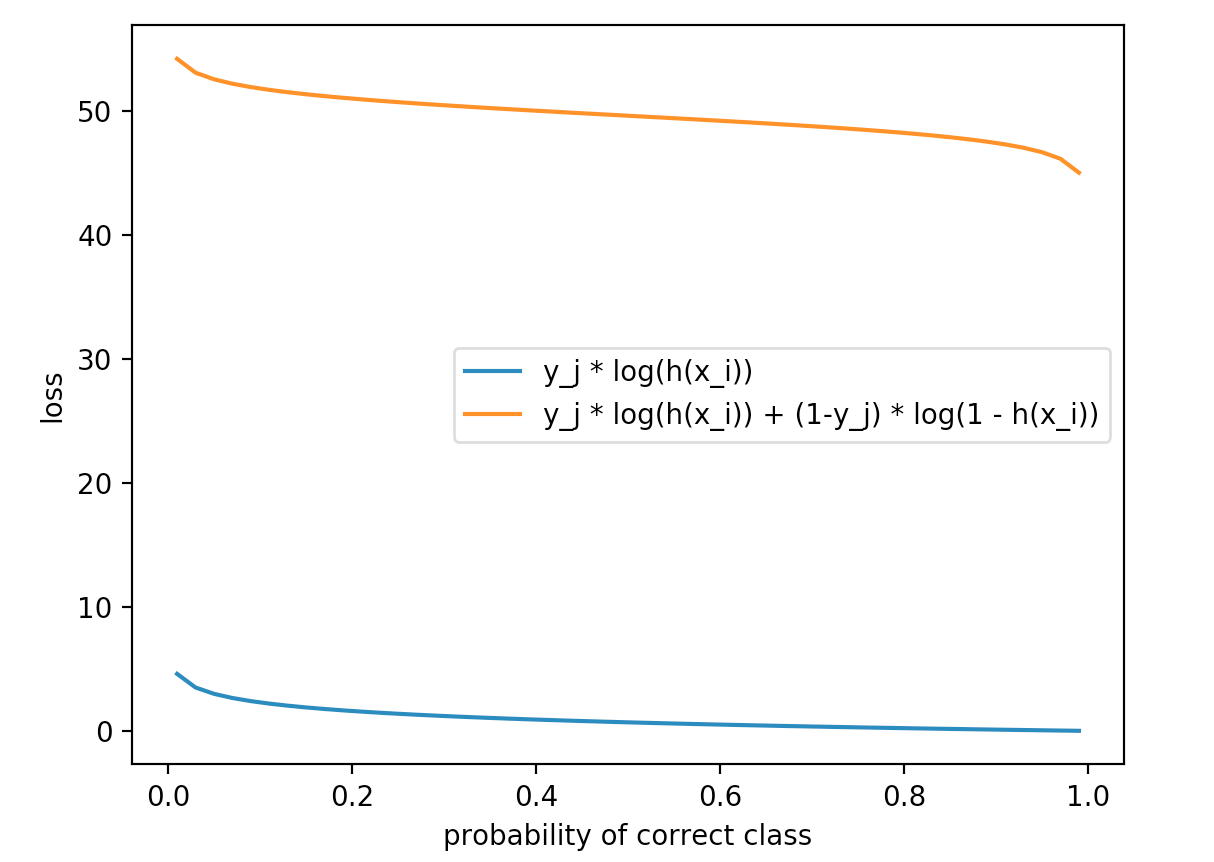

Here is the Python script that generated this plot:
import numpy as np
# Multiclass SVM loss implementation
def L_i(x, y, W):
  """
  unvectorized version. Compute the multiclass svm loss for a single example (x,y)
  - x is a column vector representing an image (e.g. 3073 x 1 in CIFAR-10)
    with an appended bias dimension in the 3073-rd position (i.e. bias trick)
  - y is an integer giving index of correct class (e.g. between 0 and 9 in CIFAR-10)
  - W is the weight matrix (e.g. 10 x 3073 in CIFAR-10)
  """
  delta = 1.0 # see notes about delta later in this section
  scores = W.dot(x) # scores becomes of size 10 x 1, the scores for each class
  correct_class_score = scores[y]
  D = W.shape[0] # number of classes, e.g. 10
  loss_i = 0.0
  for j in xrange(D): # iterate over all wrong classes
    if j == y:
      # skip for the true class to only loop over incorrect classes
      continue
    # accumulate loss for the i-th example
    loss_i += max(0, scores[j] - correct_class_score + delta)
  return loss_i

def L_i_vectorized(x, y, W):
  """
  A faster half-vectorized implementation. half-vectorized
  refers to the fact that for a single example the implementation contains
  no for loops, but there is still one loop over the examples (outside this function)
  """
  delta = 1.0
  scores = W.dot(x)
  # compute the margins for all classes in one vector operation
  print(scores)
  print(scores[y])
  exit()
  margins = np.maximum(0, scores - scores[y] + delta)
  # on y-th position scores[y] - scores[y] canceled and gave delta. We want
  # to ignore the y-th position and only consider margin on max wrong class
  margins[y] = 0
  loss_i = np.sum(margins)
  return loss_i

def one_hot(y, num_classes):
  # one-hot encode y so that y[:][i] gives a vector of size num_classes where each element is one-hot
  y_one_hot = np.zeros((num_classes, len(y)))
  for idx, val in enumerate(y):
    # element idx has label val
    y_one_hot[val][idx] = 1.0
  return y_one_hot

def L(X, y, W):
  """
  fully-vectorized implementation :
  - X holds all the training examples as columns (e.g. 3073 x 50,000 in CIFAR-10)
  - y is array of integers specifying correct class (e.g. 50,000-D array)
  - W are weights (e.g. 10 x 3073)
  """
  # evaluate loss over all examples in X without using any for loops
  # left as exercise to reader in the assignment
  delta = 1.0
  n_examples = X.shape[1]
  scores = W.dot(X) # 10 rows * 50k columns, each scores[:][i] will give the predictions for example i
  # one-hot encode the labels y
  y_one_hot = one_hot(y, max(y) + 1)
  assert scores.shape == y_one_hot.shape
  margins = scores - y_one_hot + 1
  margins[margins < 0] = 0
  # we sum across 50k examples and count the correct label 50k times, so our loss is 50k more than it should be
  return np.sum(margins) - n_examples


def make_softmax_graph(x_probs):
  # precondition: x is an np.array of increasing probs between 0 and 1
  # the label will be 0, 1, ... len(x_probs) - 1
  x_probs = np.arange(start = 0.01, stop = 1.0, step = 0.02)
  labels = np.array([0 for _ in x_probs])
  softmax_one = lambda x, labels: -(labels.dot(np.log(x_probs)))
  softmax_two = lambda x, labels: -(labels.dot(np.log(x_probs)) + (1-labels).dot(np.log(1-x_probs)))
  first_way, second_way = [], []
  for idx, _ in enumerate(x_probs):
    # assign the correct label
    if idx == 0:
      labels[idx] = 1
    else:
      labels[idx-1], labels[idx] = 0, 1 #deassign the old label
    first_way.append(softmax_one(x_probs, labels))
    second_way.append(softmax_two(x_probs, labels))
  # verify the losses are at least monotic dec
  # and softmax 2 loss is higher than softmax 1 loss? 
  for idx, val in enumerate(zip(first_way, second_way)):
    assert val[0] < val[1]
    assert idx == 0 or first_way[idx] < first_way[idx-1]
    assert idx == 0 or second_way[idx] < second_way[idx-1]
  import matplotlib.pyplot as plt
  line_first, = plt.plot(x_probs, first_way)
  line_second, = plt.plot(x_probs, second_way)
  print('abs diff in loss for first way {}, for second way {}'.format(first_way[0]-first_way[-1], second_way[0]-second_way[-1]))
  line_first.set_label('y_j * log(h(x_i))')
  line_second.set_label('y_j * log(h(x_i)) + (1-y_j) * log(1 - h(x_i))')
  plt.legend()
  plt.xlabel('probability of correct class')
  plt.ylabel('loss')
  plt.show()
  return first_way, second_way




if __name__ == '__main__':
  # have 3 classes
  x_probs = np.array([0.2, 0.4, 0.6, 0.8, 0.9, 0.95, 0.99])
  labels = np.array([0 for _ in x_probs])
  labels[0] = 1
  softmax_one = lambda x, labels: -(labels.dot(np.log(x_probs)))
  assert softmax_one(x_probs, labels) == -np.log(0.2), "output {} but got {}".format(softmax_one(x_probs, labels), np.log(0.2))
  print(softmax_one(x_probs, labels))
  softmax_two = lambda x, labels: -(labels.dot(np.log(x_probs)) + (1-labels).dot(np.log(1-x_probs)))
  print(-(np.log(0.2) + np.sum(np.log(1-np.array(x_probs.tolist()[1:])))))
  print(softmax_two(x_probs, labels))
  make_softmax_graph(x_probs)
  exit()
  y = [2, 3, 1, 0, 9]
  num_classes = 10
  print(one_hot(y, 10))
  # let X = 10 * 5 (10 features, 5 examples)
  # let W = 10 * 10 
  # let y be a 10 * 5 one hot encoded
  X = np.random.rand(10, 5)
  W = np.random.rand(10, 10)
  y = [0, 8, 6, 3, 9]
  print(L(X, y, W))
